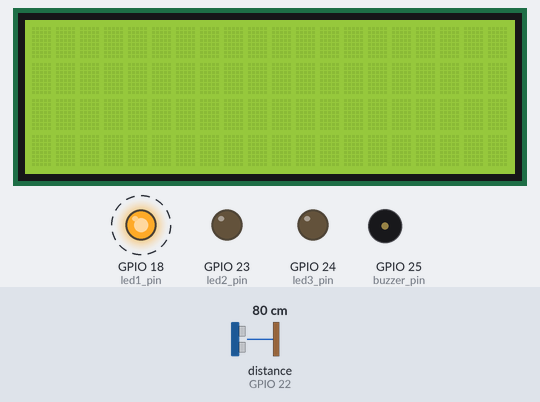
Simulated run of this program. Board: Raspberry Pi (BCM pin numbers). Parts: 20×4 character LCD, output pins drawn as LEDs (lit = HIGH), buzzer (waves = sounding). Dashed ring = blinking. The inputs (shaded band) are chosen by the test bench; at power-on: distance to the obstacle (sensor on GPIO 22) 80 cm. The echo pulse lasts 58.3 µs per cm; the clock reads 2024-03-15 10:24:30 at power-on unless the program sets it; pins used as bus, display or sensor lines are not drawn.

Above: at 1.2 s.
1.3 s: distance to the obstacle (sensor on GPIO 22) set to 13 cm
At 3.9 s:
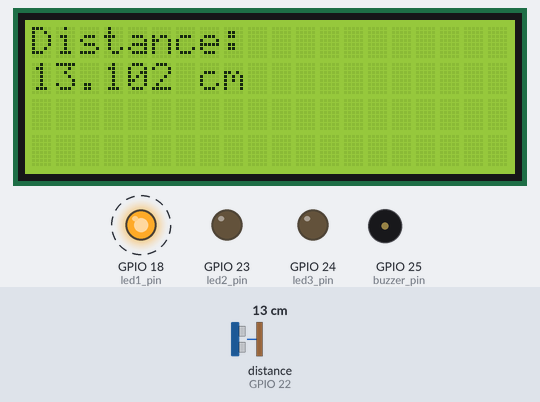
4.3 s: distance to the obstacle (sensor on GPIO 22) set to 10 cm
At 5.75 s:
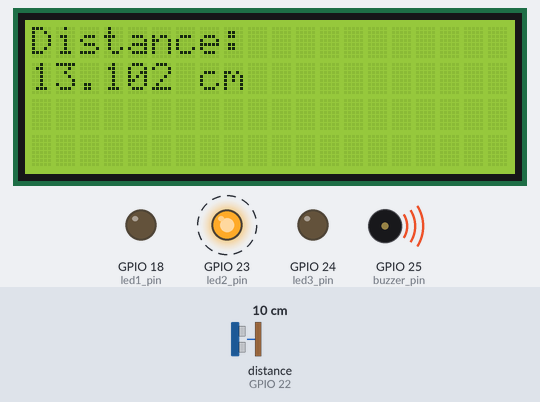
7.3 s: distance to the obstacle (sensor on GPIO 22) set to 8 cm
At 8.04 s:
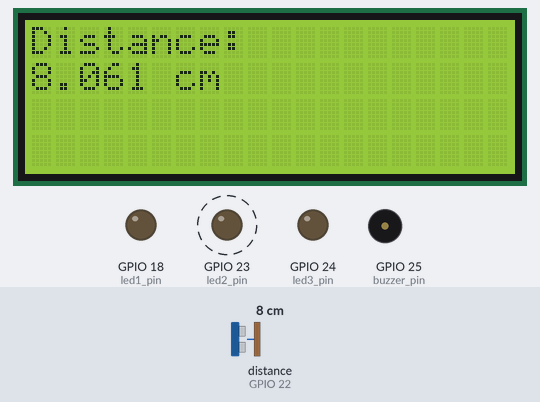
9.4 s: distance to the obstacle (sensor on GPIO 22) set to 5 cm
At 10.8 s:
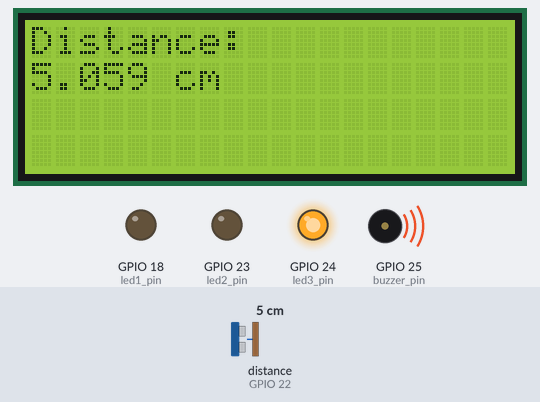
Timing chart, 0 to 12.4 s (numbered marks = the images above; inputs shaded):
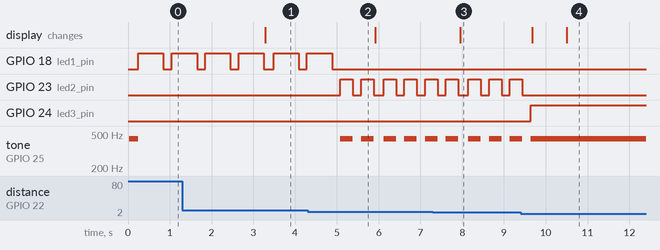

Measured:
- the behaviour switches between 12 and 11 cm on distance to the obstacle (sensor on GPIO 22) (found by bisection; images 1 and 2)
- the behaviour switches between 7 and 6 cm on distance to the obstacle (sensor on GPIO 22) (found by bisection; images 3 and 4)
- after the input at 1.3 s, the display: changes after 2.0 s (image 1)
- after the input at 4.3 s, GPIO 18 (led1_pin): goes on until 4.9 s, then stays LOW; GPIO 23 (led2_pin): alternates HIGH for 0.30 s and LOW for 0.20 s, starting after 0.78 s; tone on GPIO 25 (buzzer_pin): alternates 440 Hz for 0.30 s and silent for 0.20 s, starting after 0.78 s
- after the input at 7.3 s, the display: changes after 0.65 s (image 3)
- after the input at 9.4 s, GPIO 23 (led2_pin): goes on until 9.4 s, then stays LOW; GPIO 24 (led3_pin): LOW → HIGH after 0.24 s; tone on GPIO 25 (buzzer_pin): goes on until 9.6 s, then stays 440 Hz; the display: first changes after 0.28 s (image 4 shows a later state)
- by itself, GPIO 18 (led1_pin): alternates HIGH for 0.60 s and LOW for 0.20 s

The program:

final_project.py
```python
# 作者:林翡
# 學號:110916015
# 班級:資四甲
import RPi.GPIO as GPIO
from time import sleep
import  time
import smbus2
from RPLCD.i2c import CharLCD
import sys

GPIO.setmode(GPIO.BCM)
GPIO.setwarnings(False)
# 定義GPIO腳位
led1_pin = 18
led2_pin = 23
led3_pin = 24
trig_pin = 27
echo_pin = 22
buzzer_pin = 25
#設定LCD
sys.modules['smbus'] = smbus2
lcd = CharLCD('PCF8574', address=0x27, port=1, backlight_enabled=True)
# 初始化GPIO
def setup():
    GPIO.setwarnings(False)
    GPIO.setmode(GPIO.BCM)
    GPIO.setup(led1_pin, GPIO.OUT, initial=0)
    GPIO.setup(led2_pin, GPIO.OUT, initial=0)
    GPIO.setup(led3_pin, GPIO.OUT, initial=0)
    GPIO.setup(trig_pin, GPIO.OUT)  # Trig
    GPIO.setup(echo_pin, GPIO.IN)  # Echo
    GPIO.output(trig_pin, False)  # Set trigger to False (Low)
    GPIO.setup(buzzer_pin, GPIO.OUT)  # Set pins' mode is output
    global Buzz  # Assign a global variable to replace GPIO.PWM
    Buzz = GPIO.PWM(buzzer_pin, 440)  # 440 is initial frequency.
    Buzz.start(40)  # Start Buzzer pin with 40% duty ratio

v = 343  # 331+0.6T, T=Celsius

# 超音波測距函式
def detection():
    GPIO.output(trig_pin, GPIO.HIGH)
    sleep(0.00001)  # 10u 秒的TTL觸發信號
    GPIO.output(trig_pin, GPIO.LOW)
    pulse_start = 0
    # ---Response level output have proportional with detection to the distance---
    while GPIO.input(echo_pin) == 0:  # 等待echo_pin變高電平
        pulse_start = time.time()  # 記錄echo引腳變高前的時間點
    while GPIO.input(echo_pin) == 1:  # 等待echo_pin變低電平
        pulse_end = time.time()  # 記錄echo引腳變低前的時間點
    # -----------------------------------------------------------------------------
    # 計算距離
    t = pulse_end - pulse_start
    d = (t * v) / 2
    return d * 100

# 計算三次測量的平均距離
def detection_average():
    d1 = detection()
    sleep(0.065)

    d2 = detection()
    sleep(0.065)

    d3 = detection()
    sleep(0.065)

    distance = (d1 + d2 + d3) / 3
    return distance

# 根據不同距離的判斷，控制Buzzer和三顆LED燈的行為來發出警報
def alarm(distance):
    if distance > 12:
        warning = 0
        Buzz.ChangeDutyCycle(0) # 關閉Buzzer，不發出聲音
        GPIO.output(led3_pin, 0)
        GPIO.output(led1_pin, 1) # 亮第一顆LED燈
        sleep(0.6)
        GPIO.output(led1_pin, 0)
    elif distance <= 12 and distance > 7:
        warning = 0
        Buzz.ChangeDutyCycle(0)
        GPIO.output(led3_pin, 0)
        Buzz.ChangeDutyCycle(50) # 開啟蜂鳴器，設置50%的占空比
        GPIO.output(led2_pin, 1) # 亮第二顆LCD燈
        time.sleep(0.3)
        Buzz.ChangeDutyCycle(0)
        GPIO.output(led2_pin, 0)
    elif distance <= 7 and distance > 2:
        GPIO.output(led3_pin, 1) # 亮第三顆LED燈
        Buzz.ChangeDutyCycle(50)

# 將距離顯示在LCD上
def run_lcd(distance_cm):
    try:
        lcd.clear()
        lcd.cursor_pos = (0, 0)
        lcd.write_string( "Distance:" )
        lcd.cursor_pos = (1, 0)
        lcd.write_string(str(distance_cm) + " cm" )
    except Exception as exception:
        printException(e=exception, funcName="run_lcd")
        return "Thread end"

def destory():
    Buzz.stop()                 # Stop the buzzer
    GPIO.output(buzzer_pin, 1)      # Set Buzzer pin to High
    GPIO.cleanup()

if __name__ == '__main__':
    try:
        setup()
        while True:
            for i in range(0, 4, 1):
                distance = detection_average()
                alarm(distance)
                distance1 = round(distance,3) # distance取到小數點第三位
            run_lcd(distance1)
    except KeyboardInterrupt:
        print("\nException: KeyboardInterrupt\n")

    finally:
        destory()
```
